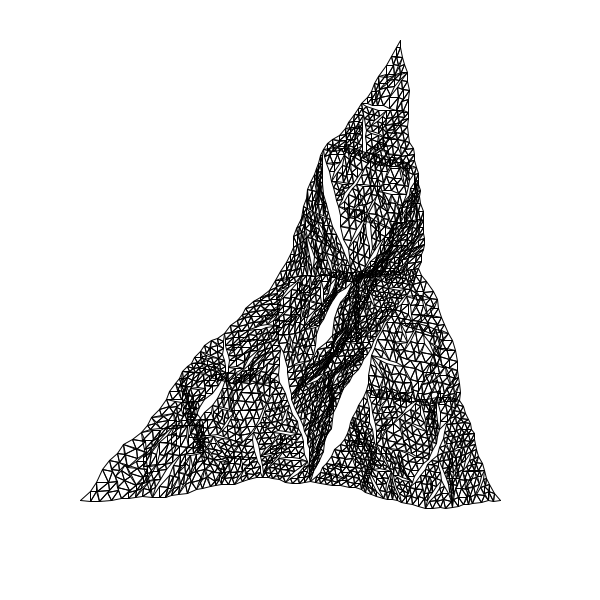
Frame 1 (no input)
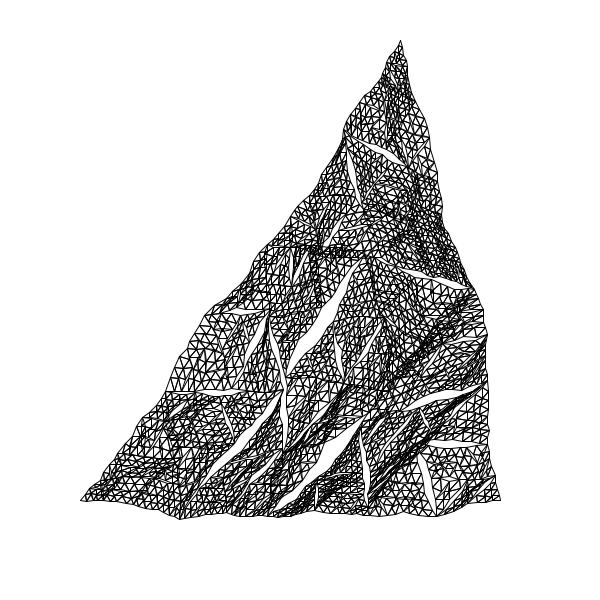
Frame 2 (the mouse pressed at the canvas centre, redrawn once)

The Processing sketch that drew these frames (run headless with seeded random() and noise(); the mouse was pressed at the canvas centre and the sketch redrawn once):

// Processing sketch: processing_107366
// ── processing_107366.pde

int distFrac = 15;

void setup() {
  size(600,600);
  background(255);
  noLoop();
  smooth();
}

void draw() {
  background(255);
 Triangle test = new Triangle(400, 40, 80, 500, 500, 500);
 iterate(test, 6);
}

Triangle randIter(Triangle t)
{
  float r1 = random(360);
  float r2 = random(360);
  float r3 = random(360);
  float ABrandX = t.midAB().x + cos(r1) * (t.dAB/distFrac);
  float ABrandY = t.midAB().y + sin(r1) * (t.dAB/distFrac);
  float BCrandX = t.midBC().x + cos(r2) * (t.dBC/distFrac);
  float BCrandY = t.midBC().y + sin(r2) * (t.dBC/distFrac);
  float ACrandX = t.midAC().x + cos(r3) * (t.dAC/distFrac);
  float ACrandY = t.midAC().y + sin(r3) * (t.dAC/distFrac);
  Triangle iter = new Triangle( ABrandX, ABrandY, BCrandX, BCrandY, ACrandX, ACrandY);
  return iter; 
}

void iterate(Triangle t, int num)
{
   if(num <= 0)
  {
    t.render();
    return;
  } else {
    Triangle next = randIter(t);
    Triangle t1, t2, t3, t4;
    t1 = new Triangle(t.getA(), next.getA(), next.getC());
    t2 = new Triangle(t.getB(), next.getA(), next.getB());
    t3 = new Triangle(t.getC(), next.getB(), next.getC());
    t4 = new Triangle(next.getA(), next.getB(), next.getC());
    num--;
    iterate(t1, num);
    iterate(t2, num);
    iterate(t3, num);
    iterate(t4, num);
  }
  
}

class Triangle {
  float dAB, dAC, dBC;
  PVector A, B, C;
  Triangle(float ax, float ay, float bx, float by, float cx, float cy) {
    A = new PVector(ax, ay);
    B = new PVector(bx, by);
    C = new PVector(cx, cy);
    dAB = A.dist(B);
    dAC = A.dist(C);
    dBC = B.dist(C); 
  }
  
  Triangle(PVector a, PVector b, PVector c)
  {
    A = a;
    B = b;
    C = c;
    dAB = A.dist(B);
    dAC = A.dist(C);
    dBC = B.dist(C); 
  }
  
  void render() {
   line(A.x, A.y, B.x, B.y);
   line(A.x, A.y, C.x, C.y);
   line(C.x, C.y, B.x, B.y); 
  }
  
  PVector getA()
  {
    return A; 
  }
  
  PVector getB()
  {
     return B; 
  }
  
  PVector getC()
  {
     return C; 
  }
  
  PVector midAB() {
    return new PVector( (A.x + B.x) / 2 , (A.y + B.y) / 2);
  }    
  PVector midBC() {
    return new PVector( (B.x + C.x) / 2 , (B.y + C.y) / 2);
  }
  PVector midAC() {
    return new PVector( (A.x + C.x) / 2 , (A.y + C.y) / 2);
  }
}

void mouseClicked()
{
 redraw(); 
}



  
